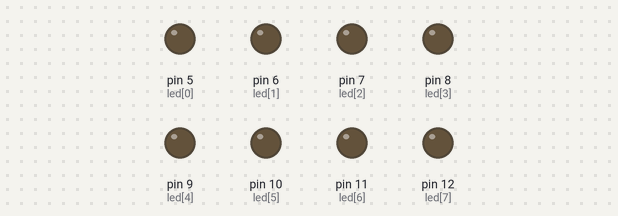
Bench run of a sketch on a simulated Arduino Uno, built with avr-gcc and run on an emulated ATmega328P. Shown: output pins drawn as LEDs (lit = HIGH).

Above: at 0.4 s.
At 2.2 s:
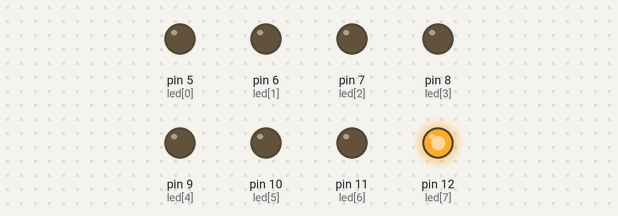
At 4.0 s:
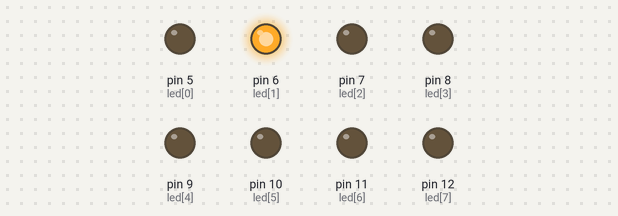
At 7.9 s:
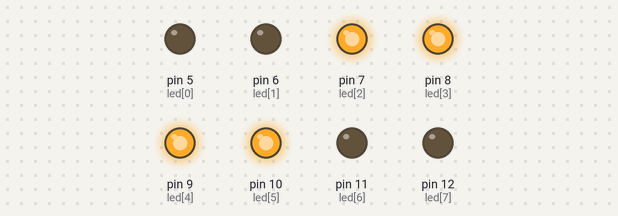
At 11.9 s:
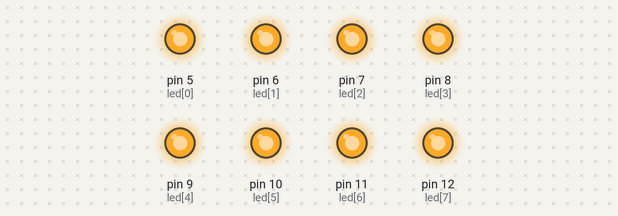
At 16.4 s:
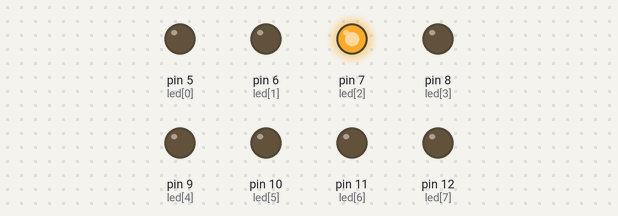
Timing chart, 0 to 16.7 s (numbered marks = the images above):
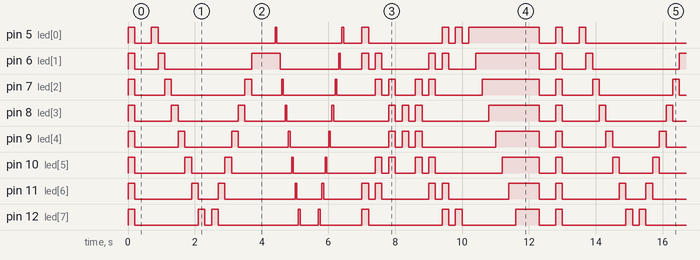

Measured:
- by itself, pin 5 (led[0]): repeats every 12.8 s: LOW 0.50 s, HIGH 0.20 s, LOW 3.5 s, HIGH 0.05 s, LOW 2.0 s, HIGH 0.05 s, LOW 0.55 s, HIGH 0.20 s, LOW 2.2 s, 2 × (HIGH 0.20 s, LOW 0.20 s), HIGH 2.1 s, LOW 0.50 s, HIGH 0.20 s
- by itself, pin 8 (led[3]): repeats every 12.8 s: LOW 1.1 s, HIGH 0.20 s, LOW 1.8 s, HIGH 0.20 s, LOW 1.2 s, HIGH 0.05 s, LOW 1.4 s, HIGH 0.05 s, LOW 1.7 s, 2 × (HIGH 0.20 s, LOW 0.20 s), HIGH 0.20 s, LOW 2.0 s, HIGH 1.5 s, LOW 0.50 s, HIGH 0.20 s
- by itself, everything shown: repeats every 12.8 s, in 74 steps

The sketch:

sketch_mar19a.ino
```cpp
const int led[8]={5,6,7,8,9,10,11,12};
int t=500;
int r=200;
void setup() {
 for (int i=0;i<8;i++){
  pinMode(led[i],OUTPUT);
 }
}

void loop() {
  //flashing lEDs
  for(int i=0;i<8;i++){
    digitalWrite(led[i],HIGH);

  }
    delay(r);
   for(int i=0;i<8;i++){
    digitalWrite(led[i],LOW);

  }delay(t);

  //ping pong

  for(int i=0; i<8;i++){
    for(int j=0; j<8; j++){
      digitalWrite(led[j],LOW);
    }
    digitalWrite(led[i],HIGH);
    delay(r);
  }
   for(int i=8; i>0;i--){
    for(int j=0; j<8; j++){
      digitalWrite(led[j],LOW);
    }
    digitalWrite(led[i],HIGH);
    delay(r);
  }
  delay(t);

  //shift right
  for(int i=0;i<8;i++){
    digitalWrite(led[i],HIGH);
    delay(50);
    digitalWrite(led[i],LOW);
    delay(50);
  }

  delay(t);

  //shift left
  for(int i=0;i<8;i++){
    digitalWrite(led[7-i],HIGH);
    delay(50);
    digitalWrite(led[7-i],LOW);
    delay(50);
  }

  delay(t);

  //converging & diverging
  for (int i=0;i<8; i++){
    digitalWrite(led[i],HIGH);
    digitalWrite(led[i+1],HIGH);
    digitalWrite(led[7-i],HIGH);
    digitalWrite(led[7-i-1],HIGH);
    delay(r);
     digitalWrite(led[i],LOW);
    digitalWrite(led[i+1],LOW);
    digitalWrite(led[7-i],LOW);
    digitalWrite(led[7-i-1],LOW);
    delay(r);
    }

   //snake
    for (int i=0;i<8;i++){
      digitalWrite(led[i],HIGH);
       delay (r);
      }
      delay(t);

     //turnin off all LEDs
     for (int i=0;i<8;i++){
      digitalWrite(led[i],LOW);
      }
      delay(t);


}
```
